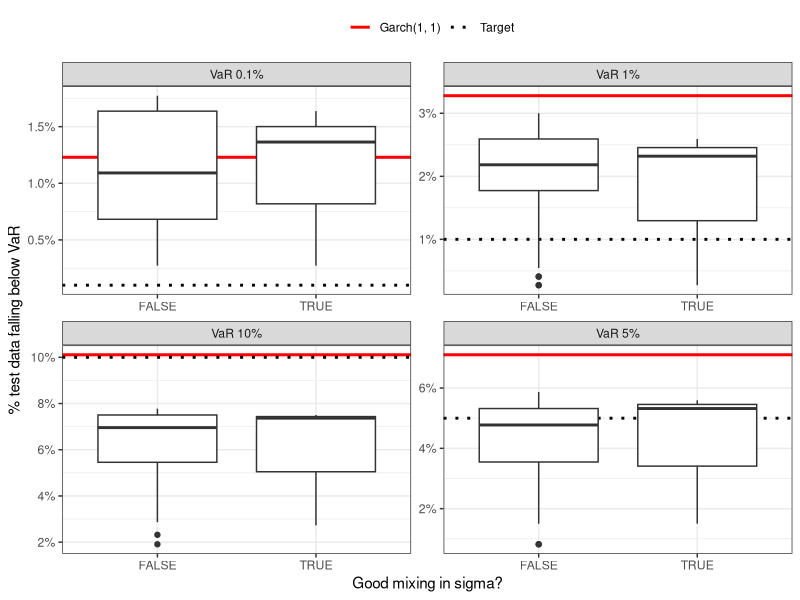
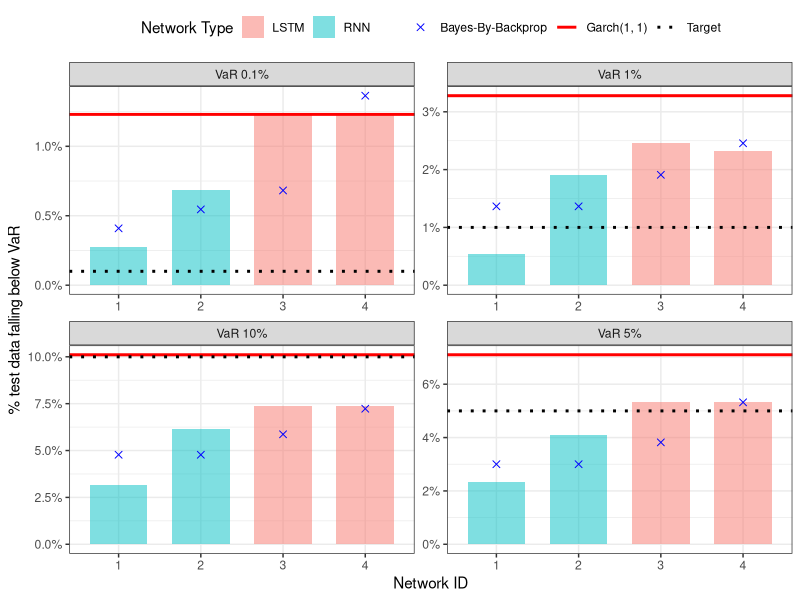
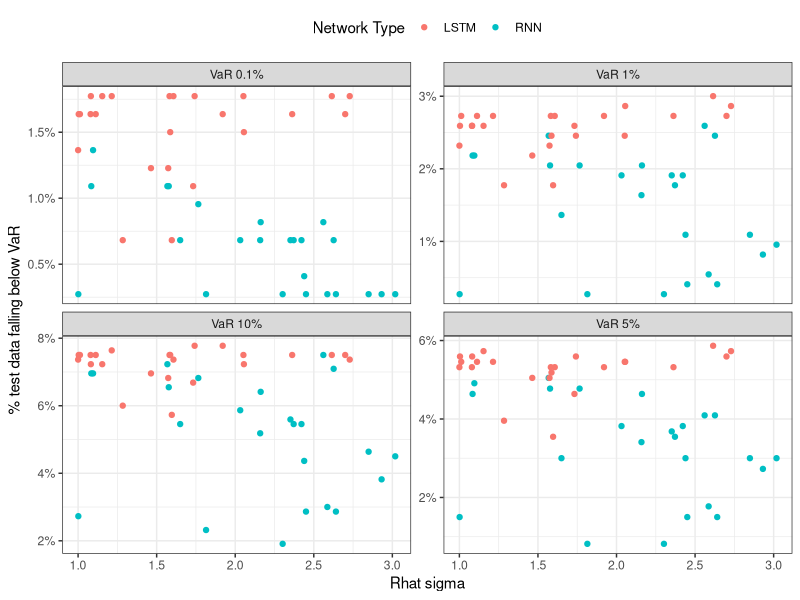
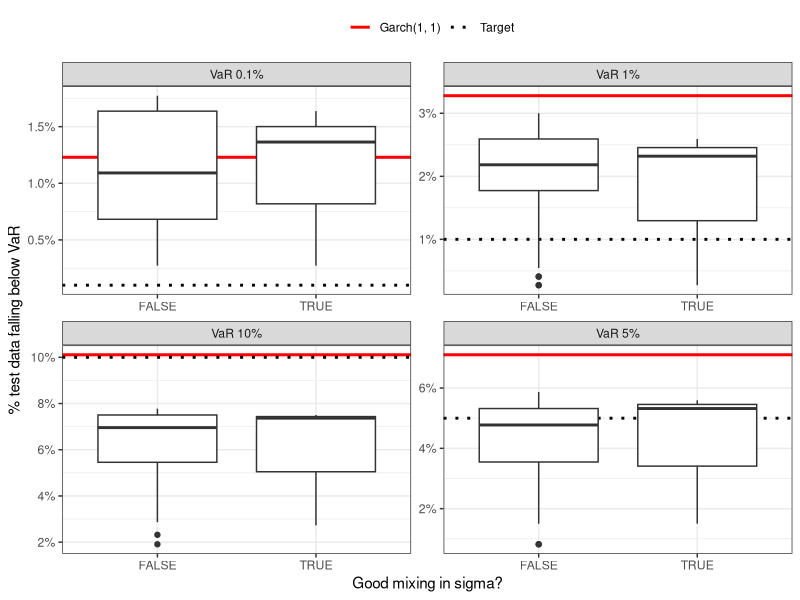
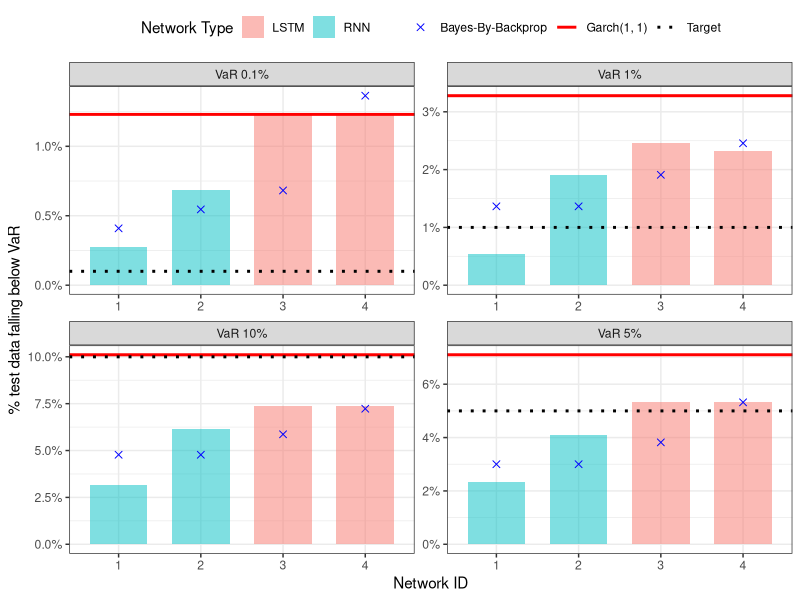
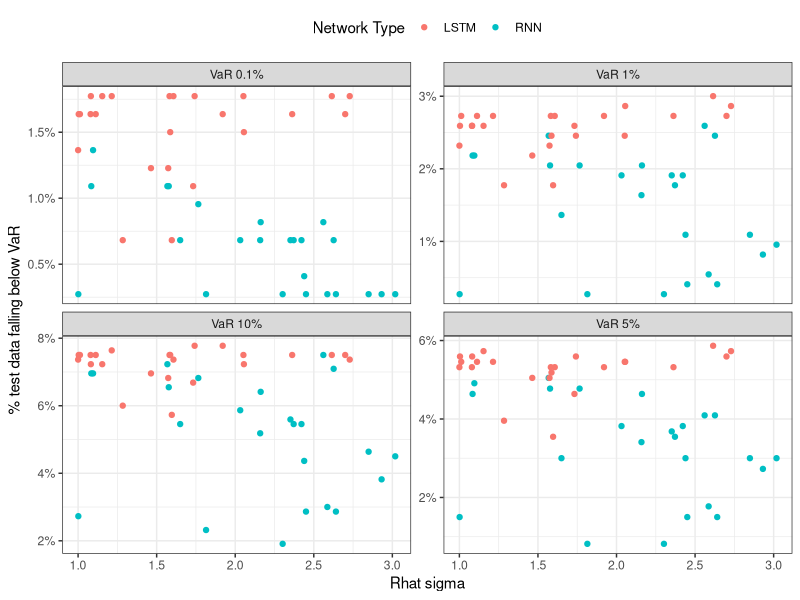

Generate these figures, in order, with R:
library(tidyverse)

benchmark <- read_csv("../garch11-baseline-multiple.csv")
single_chain <- read_csv("../mcmc-single-chain-evaluation-multiple-all.csv")
same_network <- read_csv("../mcmc-same-network-evaluation-multiple-all.csv")
bbb <- read_csv("../bbb-single-asset-multiple-all.csv")

bbb_long <- bbb %>%
  select(-rmse) %>%
  pivot_longer(-network, 
               names_to = "measure", 
               values_to = "bbb")
  

benchmark_long <- benchmark %>%
  pivot_longer(cols = everything(), 
               names_to = "measure", 
               values_to = "garch")

single_chain_comparison <- single_chain %>%
  select(-c(mape, config, network)) %>%
  mutate(well_mixing = rhat_sigma <= 1.01) %>%
  pivot_longer(-well_mixing, 
               names_to = "measure", 
               values_to = "values") %>%
  filter(measure != "rhat_sigma") %>%
  left_join(benchmark_long, by = "measure")

same_network_evaluation <- same_network %>%
  pivot_longer(-network, 
               names_to = "measure", 
               values_to = "values") %>%
  left_join(benchmark_long, by = "measure") %>%
  left_join(bbb_long, by = c("measure", "network")) %>%
  filter(!measure %in% c("rhat_sigma", "rmse", "mape")) %>%
  mutate(network = factor(network, levels = sort(unique(network))))

var_translate = c(
  "VaR_0_1" = "VaR 0.1%", 
  "VaR_1_0" = "VaR 1%", 
  "VaR_5_0" = "VaR 5%", 
  "VaR_10_0" = "VaR 10%"
)

var_target = c(
  "VaR_0_1" = 0.001, 
  "VaR_1_0" = 0.01, 
  "VaR_5_0" = 0.05, 
  "VaR_10_0" = 0.1
)

p_single_chain <- single_chain_comparison %>%
  filter(measure != "rmse") %>%
  mutate(target = var_target[measure]) %>%
  mutate(measure = ifelse(measure %in% names(var_translate), 
                          var_translate[measure], 
                          measure)) %>%
  ggplot(aes(y = values, x = well_mixing)) + 
  geom_hline(aes(yintercept = garch, color = "Garch(1, 1)"), size = 1) + 
  geom_hline(aes(yintercept = target, color = "Target"), size = 1, linetype = "dotted") + 
  geom_boxplot() + 
  facet_wrap(vars(measure), scales = "free") + 
  scale_color_manual(values = c("Garch(1, 1)" = "red", "Target" = "black")) + 
  scale_y_continuous(labels = scales::percent) + 
  guides(color = guide_legend(title = "")) + 
  xlab("Good mixing in sigma?") + ylab("% test data falling below VaR") + 
  theme_bw() + 
  theme(legend.position = "top")

p_single_chain
ggsave("./multiple-asset-single-chain.pdf", 
       plot = p_single_chain, 
       device = "pdf")

p_same_network <- same_network_evaluation %>%
  mutate(target = var_target[measure]) %>%
  mutate(measure = var_translate[measure]) %>%
  mutate(kind = ifelse(as.numeric(network) <= 2, "RNN", "LSTM")) %>%
  ggplot(aes(x = network, y = values)) + 
  geom_col(aes(fill = kind),position = "dodge2", width = 0.7, alpha = 0.5) + 
  geom_point(aes(y = bbb, color = "Bayes-By-Backprop"), shape = 4, size = 2) +
  geom_hline(aes(yintercept = garch, color = "Garch(1, 1)"), size = 1) + 
  geom_hline(aes(yintercept = target, color = "Target"), size = 1, linetype = "dotted") + 
  facet_wrap(vars(measure), scales = "free") + 
  scale_color_manual(values = c("Garch(1, 1)" = "red", 
                                "Target" = "black", 
                                "Bayes-By-Backprop" = "blue")) + 
  scale_y_continuous(labels = scales::percent) + 
  guides(color = guide_legend(title = ""), 
         fill = guide_legend(title = "Network Type")) + 
  xlab("Network ID") + ylab("% test data falling below VaR") +
  theme_bw() + 
  theme(legend.position = "top")

p_same_network
ggsave("./multiple-asset-same-network.pdf", 
       plot = p_same_network, 
       device = "pdf")


p_mixing_performance <- single_chain %>%
  mutate(kind = ifelse(network <= 2, "RNN", "LSTM")) %>%
  select(rhat_sigma, starts_with("VaR"), kind) %>%
  pivot_longer(-c(rhat_sigma, kind), 
               names_to = "measure", 
               values_to = "values") %>%
  mutate(target = var_target[measure], 
         measure = var_translate[measure]) %>%
  ggplot(aes(x = rhat_sigma, y = values)) + 
  geom_point(aes(color = kind)) + 
  facet_wrap(vars(measure), scales = "free_y") +
  scale_y_continuous(labels = scales::percent) + 
  xlab("Rhat sigma") + ylab("% test data falling below VaR") +
  guides(color = guide_legend(title = "Network Type")) +
  theme_bw() + 
  theme(legend.position = "top")

p_mixing_performance
ggsave("./multiple-asset-mixing-performance.pdf", 
       plot = p_mixing_performance, 
       device = "pdf")
